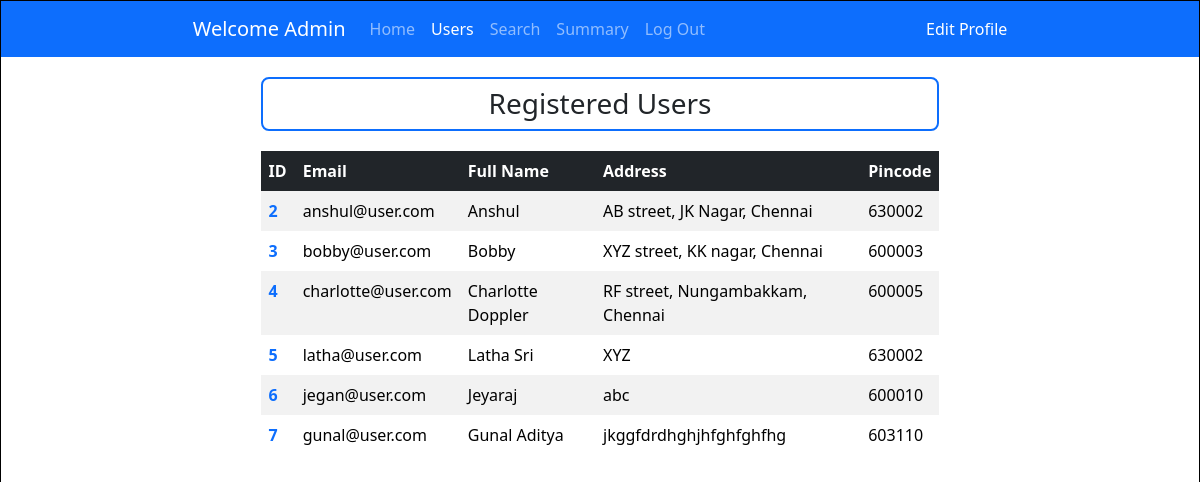
The app's page /admin_dashboard/users (signed in), older data.
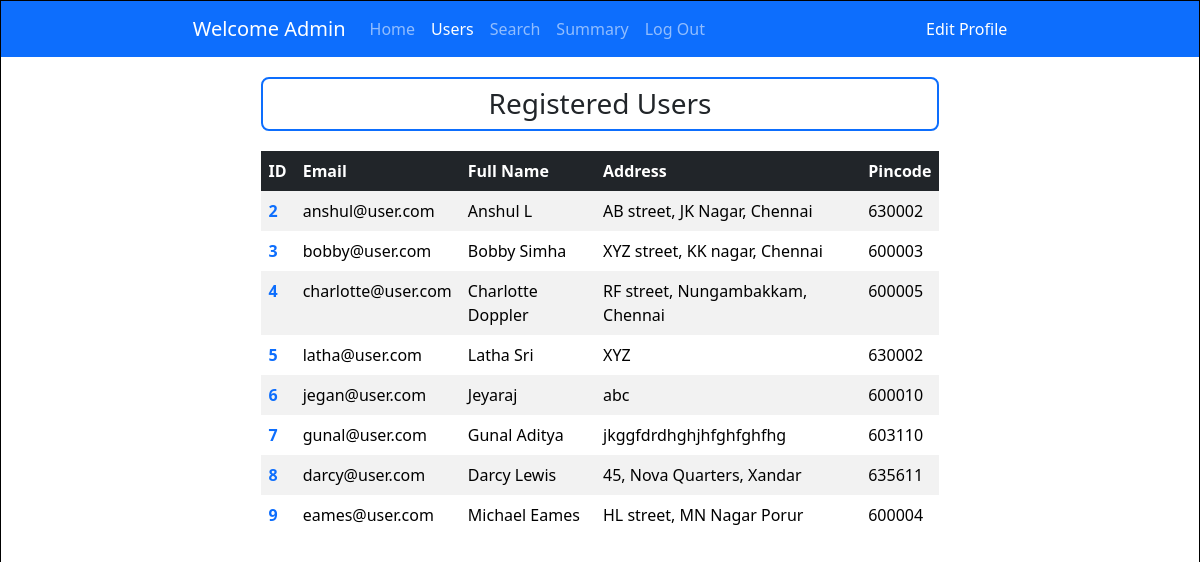
The same page, newer data.
### controllers/models.py (models this page shows)
class User(db.Model, UserMixin):
    id = db.Column(db.Integer, primary_key=True)
    username = db.Column(db.String, unique=True, nullable = False)
    password = db.Column(db.String, nullable=False)
    name = db.Column(db.String, nullable=False)
    address = db.Column(db.String, nullable=False)
    type = db.Column(db.String, default="general")
    pincode = db.Column(db.String(6), nullable=False)
    reservations = db.relationship('Reservation', backref='user')

### controllers/admin_routes.py (the view)
@app.route('/admin_dashboard/users')
@login_required
def admin_users():
    user_list = User.query.filter_by(type="general")
    return render_template("admin/admin_users.html", user=current_user, list = user_list)

### app.py (called while the page is built)
@login_manager.user_loader
def load_user(user_id):
    return db.session.get(User, int(user_id))

### templates/admin/admin_users.html (shortened to what this page needs)
<!DOCTYPE html>
<html lang="en">
<head>
    <link href="https://cdn.jsdelivr.net/npm/bootstrap@5.3.6/dist/css/bootstrap.min.css" rel="stylesheet"
>
    <link rel="stylesheet" href="../static/style.css">
</head>
<body>
    <div id="main">
        <nav class="navbar navbar-expand-lg bg-primary" data-bs-theme="dark">
            <div class="container-fluid">
                <a class="navbar-brand" href="/admin_dashboard">Welcome {{user.name}}</a>
                <div class="collapse navbar-collapse" id="navbarNavAltMarkup">
                    <div class="navbar-nav">
                        <a class="nav-link" href="/admin_dashboard">Home</a>
                        <a class="nav-link active" aria-current="page" href="/admin_dashboard/users">Users</a>
                        <a class="nav-link" href="/admin_dashboard/search">Search</a>
                        <a class="nav-link" href="/admin_dashboard/summary">Summary</a>
                        <a class="nav-link" href="/login">Log Out</a>
                    </div>
                </div>
                <a class="nav-item" style="color:white; text-decoration: none" href="/edit_profile">Edit Profile</a>
            </div>
        </nav>
        <div id="canvas">
            <div class="h3 text-center pt-2 pb-2 rounded-3 border border-2 border-primary" style="margin: auto; width: 85%;">Registered Users</div>
            <table class="table table-striped table-borderless" style="margin: auto; width: 85%; border: 2px; margin-top: 20px;">
                <thead class="table-dark">
                    <tr>
                        <th scope="col">ID</th>
                        <th scope="col">Email</th>
                        <th scope="col">Full Name</th>
                        <th scope="col">Address</th>
                        <th scope="col">Pincode</th>
                    </tr>
                </thead>
                <tbody>
                    {% for user in list %}
                    <tr>
                        <th scope="row"> <a href="/user_details/{{ user.id }}" style="text-decoration: none">{{ user.id }}</a></th>
                        <td>{{ user.username }}</td>
                        <td>{{ user.name }}</td>
                        <td>{{ user.address }}</td>
                        <td>{{ user.pincode }}</td>
                    </tr>
                    {% endfor %}
                </tbody>
            </table>
        </div>
    </div>
</body>
</html>

### static/style.css (style rules this page uses)
* { margin: 0px; }
#main { border: 1px solid black; }
#canvas { width: 70%; margin: auto; height: auto; min-height: 760px; padding: 20px }
.navbar { padding-left: 15%; padding-right: 15%; }

Row changes from the older to the newer data that the page shows:
changed User "anshul@user.com": name "Anshul" → "Anshul L"
changed User "bobby@user.com": name "Bobby" → "Bobby Simha"
added User: id "8", username "darcy@user.com", name "Darcy Lewis", address "45, Nova Quarters, Xandar", pincode "635611"
added User: id "9", username "eames@user.com", name "Michael Eames", address "HL street, MN Nagar Porur", pincode "600004"
